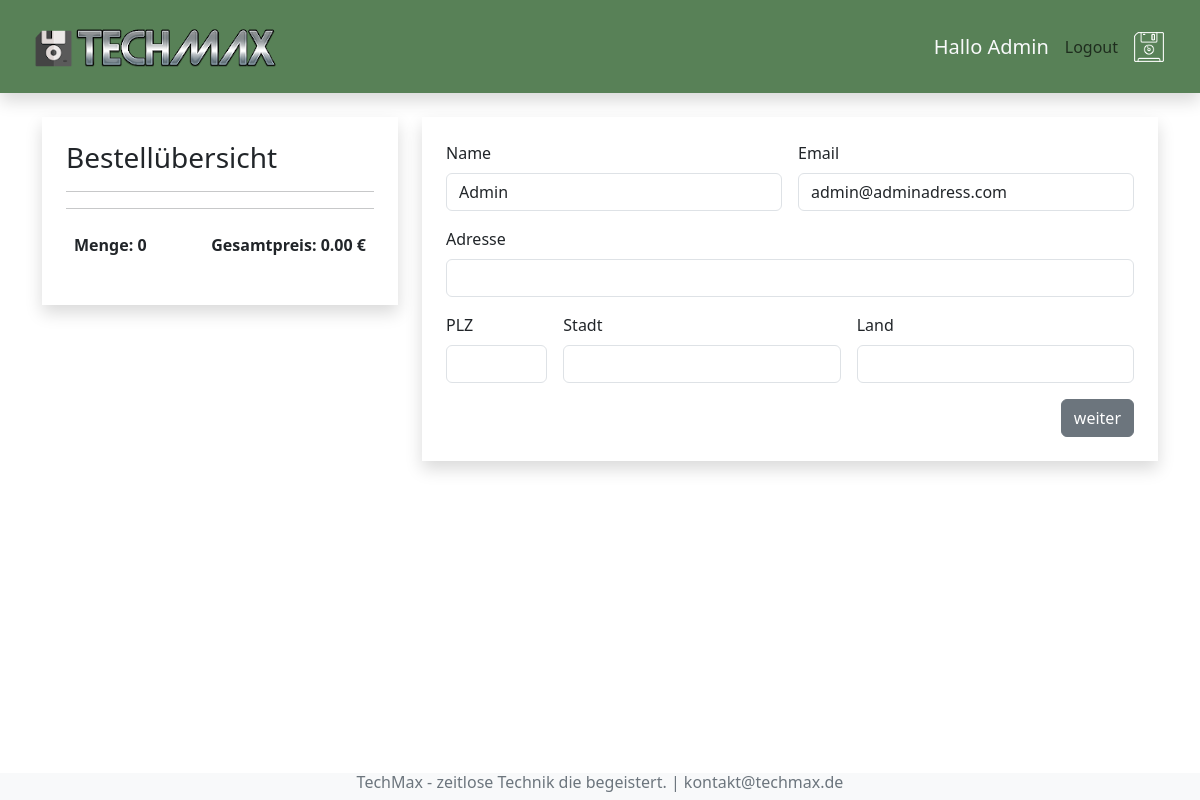
Before: /kasse/ (signed in) with the older database file.
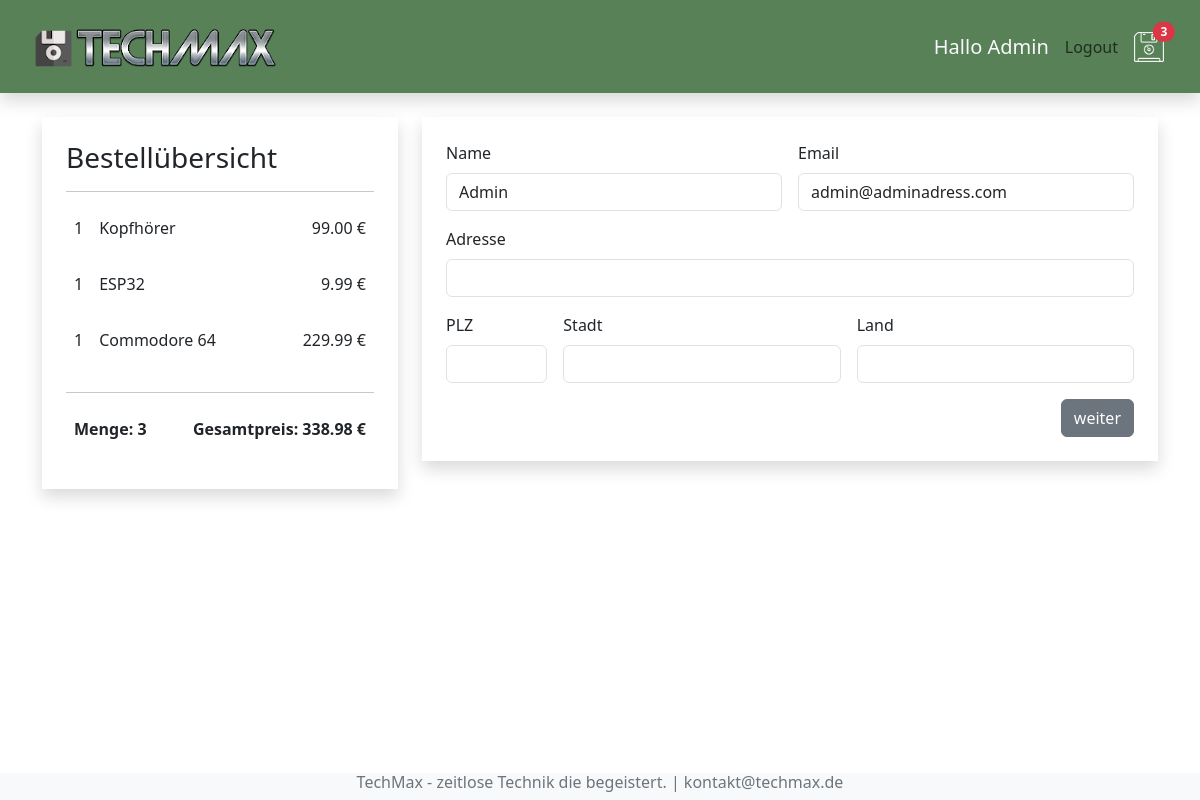
After: the same page with the newer database file.
### shop/models.py (models this page shows, shortened)
class Bestellung(models.Model):
    kunde = models.ForeignKey(Kunde, on_delete=models.SET_NULL, null=True, blank=True)
    bestelldatum = models.DateTimeField(auto_now_add=True)
    erledigt = models.BooleanField(default=False, null=True, blank=True)
    auftrags_id = models.CharField(max_length=200, null=200)
    @property
    def get_gesamtpreis(self):
        bestellteartikels = self.bestellteartikel_set.all()
        gesamtpreis = sum(artikel.get_summe for artikel in bestellteartikels)
        return gesamtpreis
    @property
    def get_gesamtmenge(self):
        bestellteartikels = self.bestellteartikel_set.all()
        return sum(artikel.menge for artikel in bestellteartikels)

class BestellteArtikel(models.Model):
    artikel = models.ForeignKey(Artikel, on_delete=models.SET_NULL, null=True, blank=True)
    bestellung = models.ForeignKey(Bestellung, on_delete=models.SET_NULL, null=True, blank=True)
    menge = models.IntegerField(default=0, null=True, blank=True)
    datum = models.DateTimeField(auto_now_add=True)
    @property
    def get_summe(self):
        summe = self.artikel.preis * self.menge
        return summe

class Artikel(models.Model):
    name = models.CharField(max_length=200, null=True)
    beschreibung = models.TextField(null=True, blank=True)
    preis = models.DecimalField(max_digits=6, decimal_places=2)
    bild = models.ImageField(null=True, blank=True)

### shop/views.py (the view)
# urls.py: path('kasse/', views.kasse, name="kasse"),
def kasse(request):
    if request.user.is_authenticated:
        kunde = request.user.kunde
        bestellung, created = Bestellung.objects.get_or_create(kunde=kunde, erledigt=False)
        artikels = bestellung.bestellteartikel_set.all()
    else:
        cookieDaten = gastCookie(request)
        artikels = cookieDaten['artikels']
        bestellung = cookieDaten['bestellung']
    ctx = {'artikels': artikels, "bestellung": bestellung}
    return render(request, "shop/kasse.html", ctx)

### shop/context_processors.py (called while the page is built, shortened)
def warenkorb_anzahl(request):
    if request.user.is_authenticated:
        kunde = request.user.kunde
        bestellung, created = Bestellung.objects.get_or_create(kunde=kunde, erledigt=False)
        if bestellung:
            menge = bestellung.get_gesamtmenge
        else:
            menge = 0
    return {'menge': menge}

### shop/templates/shop/kasse.html (shortened to what this page needs)
{% extends 'shop/index.html' %}
{% block content %}
    <div class="row mt-4">
        <div class="col-4">
            <div class="shadow p-4">
                <h3>Bestellübersicht</h3>
                <hr>
                {% for artikel in artikels %}
                <div class="d-flex">
                    <p class="p-2">{{artikel.menge}}</p>
                    <p class="me-auto p-2">{{artikel.artikel.name}}</p>
                    <p class="p-2">{{artikel.get_summe|floatformat:2}} €</p>
                </div>
                {% endfor %}
                <hr>
                <div class="d-flex">
                    <p class="me-auto fw-bold p-2">Menge: {{bestellung.get_gesamtmenge}}</p>
                    <p class="fw-bold p-2">Gesamtpreis: {{bestellung.get_gesamtpreis|floatformat:2}} €</p>
                </div>
            </div>
        </div>
        <div class="col-8">
            <div class="shadow p-4">
                <form id="formular" class="row g-3">
                    <div class="col-md-6">
                      <label for="inputName" class="form-label">Name</label>
                      {% if request.user.is_authenticated %}
                      <input type="text" class="form-control" id="inputName" value={{request.user|title}} required>
                      {% else %}
                      <input type="text" class="form-control" id="inputName" required>
                      {% endif %}
                    </div>
                    <div class="col-md-6">
                        <label for="inputEmail" class="form-label">Email</label>
                        {% if request.user.is_authenticated %}
                        <input type="email" class="form-control" id="inputEmail" value={{request.user.email}} required>
                        {% else %}
                        <input type="email" class="form-control" id="inputEmail" required>
                        {% endif %}
                    </div>
                    <div class="col-12">
                      <label for="inputAddress" class="form-label">Adresse</label>
                      <input type="text" class="form-control" id="inputAddress" required>
                    </div>
                    <div class="col-md-2">
                        <label for="inputPlz" class="form-label">PLZ</label>
                        <input type="text" class="form-control" id="inputPlz" required>
                      </div>
                    <div class="col-md-5">
                      <label for="inputStadt" class="form-label">Stadt</label>
                      <input type="text" class="form-control" id="inputStadt" required>
                    </div>
                    <div class="col-md-5">
                        <label for="inputLand" class="form-label">Land</label>
                        <input type="text" class="form-control" id="inputLand" required>
                      </div>
                    <div class="col-12 d-flex justify-content-end">
                      <button type="submit" id="formular-button" class="btn btn-secondary">weiter</button>
                    </div>
                  </form>
            </div>
        </div>
    </div>
{% endblock content %}

### shop/templates/shop/menu.html
{% load static %}
<nav class="navbar shadow sticky-top p-3 mb-4" style="background-color: #588157;">
    <div class="container-fluid">
        <a class="navbar-brand link-light" href="{% url 'shop' %}"><img src="{% static 'images/logo.png' %}" alt="Logo"></a>
        <div class="navbar-nav">
            <div class="d-flex align-items-center">
            {% if request.user.is_authenticated %}
                <h5 class="text-light m-2">Hallo {{ request.user|title }}</h5>
                <a class="nav-link btn btn-light p-2" href="{% url 'logout' %}">Logout</a>
            {% else %}
                <a class="nav-link btn btn-light p-2" href="{% url 'login' %}">Login</a>
            {% endif %}
                <a class="nav-link link-light p-2" href="{% url 'warenkorb' %}"><img
                        src="{% static 'images/floppy.png' %}" alt="">
                    {% if menge >= 1 %}
                    <span class="badge rounded-pill bg-danger position-absolute top-25 start-25 translate-middle">{{ menge }}</span>
                    {% endif %}
                </a>
            </div>
        </div>
    </div>
</nav>

Changed rows visible on the page:
added BestellteArtikel: menge "1", artikel.name "Kopfhörer", get_summe "99.00"
added BestellteArtikel: menge "1", artikel.name "ESP32", get_summe "9.99"
added BestellteArtikel: menge "1", artikel.name "Commodore 64", get_summe "229.99"
computed for Bestellung: get_gesamtmenge "0" → "3"; get_gesamtpreis "0.00" → "338.98"
Other visible differences:
{{ menge }}: (not shown) → "3"
